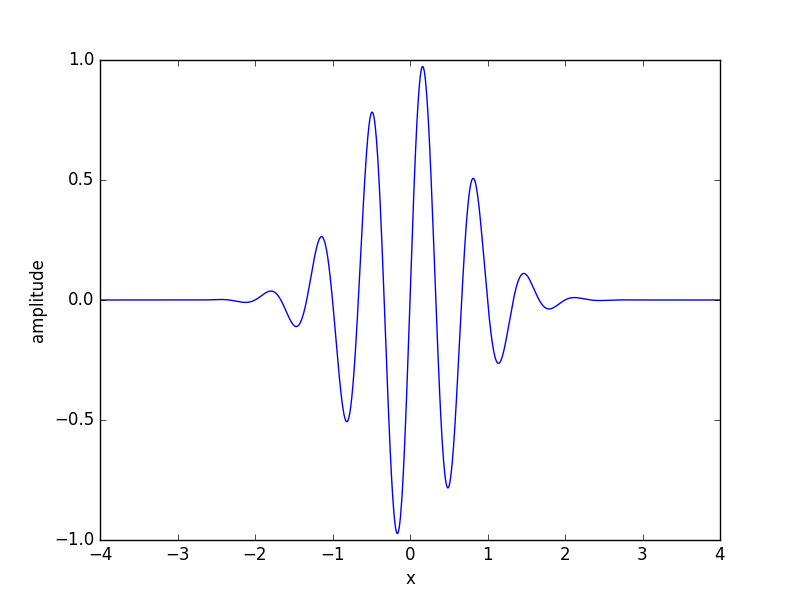

Write Python code to recreate this figure.
# Exercise 5.26
import numpy as np
import matplotlib.pyplot as plt


def wave_packet(x, t):
    return np.exp(-(x - 3 * t) ** 2) * np.sin(3 * np.pi * (x - t))

xlist = np.linspace(-4, 4, 1001)
ylist = wave_packet(xlist, 0)

plt.plot(xlist, ylist)
plt.xlabel('x')
plt.ylabel('amplitude')
plt.show()
